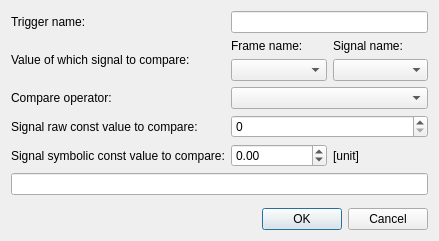
<?xml version="1.0" encoding="UTF-8"?>
<ui version="4.0">
 <class>TriggerDialog</class>
 <widget class="QDialog" name="TriggerDialog">
  <property name="geometry">
   <rect>
    <x>0</x>
    <y>0</y>
    <width>439</width>
    <height>241</height>
   </rect>
  </property>
  <property name="minimumSize">
   <size>
    <width>350</width>
    <height>0</height>
   </size>
  </property>
  <property name="windowTitle">
   <string>Dialog</string>
  </property>
  <layout class="QVBoxLayout" name="verticalLayout">
   <item>
    <layout class="QGridLayout" name="gridLayout_3">
     <item row="2" column="1">
      <widget class="QComboBox" name="compareOperator_comboBox"/>
     </item>
     <item row="0" column="0">
      <widget class="QLabel" name="triggerName_label">
       <property name="text">
        <string>Trigger name:</string>
       </property>
      </widget>
     </item>
     <item row="3" column="1">
      <widget class="QSpinBox" name="rawConstValue_spinBox">
       <property name="showGroupSeparator" stdset="0">
        <bool>true</bool>
       </property>
       <property name="maximum">
        <number>2147483647</number>
       </property>
       <property name="value">
        <number>0</number>
       </property>
      </widget>
     </item>
     <item row="0" column="1">
      <widget class="QLineEdit" name="triggerName_lineEdit"/>
     </item>
     <item row="4" column="0">
      <widget class="QLabel" name="signalSymbolicValue_label">
       <property name="text">
        <string>Signal symbolic const value to compare:</string>
       </property>
      </widget>
     </item>
     <item row="2" column="0">
      <widget class="QLabel" name="compareOperator_label">
       <property name="text">
        <string>Compare operator:</string>
       </property>
      </widget>
     </item>
     <item row="1" column="0">
      <widget class="QLabel" name="signal_label">
       <property name="text">
        <string>Value of which signal to compare:</string>
       </property>
      </widget>
     </item>
     <item row="1" column="1">
      <layout class="QGridLayout" name="gridLayout">
       <item row="0" column="1">
        <widget class="QLabel" name="frame_label_3">
         <property name="text">
          <string>Signal name:</string>
         </property>
        </widget>
       </item>
       <item row="0" column="0">
        <widget class="QLabel" name="frame_label">
         <property name="text">
          <string>Frame name:</string>
         </property>
        </widget>
       </item>
       <item row="1" column="1">
        <widget class="QComboBox" name="signal_comboBox"/>
       </item>
       <item row="1" column="0">
        <widget class="QComboBox" name="frame_comboBox"/>
       </item>
      </layout>
     </item>
     <item row="4" column="1">
      <layout class="QHBoxLayout" name="horizontalLayout">
       <item>
        <widget class="QDoubleSpinBox" name="symbolicConstValue_doubleSpinBox">
         <property name="showGroupSeparator" stdset="0">
          <bool>true</bool>
         </property>
         <property name="suffix">
          <string/>
         </property>
         <property name="minimum">
          <double>-18446744073709551616.000000000000000</double>
         </property>
         <property name="maximum">
          <double>18446744073709551616.000000000000000</double>
         </property>
         <property name="singleStep">
          <double>0.100000000000000</double>
         </property>
        </widget>
       </item>
       <item>
        <widget class="QLabel" name="unit_label">
         <property name="text">
          <string>[unit]</string>
         </property>
        </widget>
       </item>
      </layout>
     </item>
     <item row="3" column="0">
      <widget class="QLabel" name="signalRawValue_label">
       <property name="text">
        <string>Signal raw const value to compare:</string>
       </property>
      </widget>
     </item>
    </layout>
   </item>
   <item>
    <widget class="QLineEdit" name="formulaRender_lineEdit">
     <property name="readOnly">
      <bool>true</bool>
     </property>
    </widget>
   </item>
   <item>
    <spacer name="verticalSpacer">
     <property name="orientation">
      <enum>Qt::Vertical</enum>
     </property>
     <property name="sizeHint" stdset="0">
      <size>
       <width>20</width>
       <height>79</height>
      </size>
     </property>
    </spacer>
   </item>
   <item>
    <widget class="QDialogButtonBox" name="buttonBox">
     <property name="orientation">
      <enum>Qt::Horizontal</enum>
     </property>
     <property name="standardButtons">
      <set>QDialogButtonBox::Cancel|QDialogButtonBox::Ok</set>
     </property>
    </widget>
   </item>
  </layout>
 </widget>
 <tabstops>
  <tabstop>triggerName_lineEdit</tabstop>
  <tabstop>compareOperator_comboBox</tabstop>
  <tabstop>rawConstValue_spinBox</tabstop>
  <tabstop>symbolicConstValue_doubleSpinBox</tabstop>
  <tabstop>formulaRender_lineEdit</tabstop>
 </tabstops>
 <resources/>
 <connections>
  <connection>
   <sender>buttonBox</sender>
   <signal>accepted()</signal>
   <receiver>TriggerDialog</receiver>
   <slot>accept()</slot>
   <hints>
    <hint type="sourcelabel">
     <x>257</x>
     <y>286</y>
    </hint>
    <hint type="destinationlabel">
     <x>157</x>
     <y>274</y>
    </hint>
   </hints>
  </connection>
  <connection>
   <sender>buttonBox</sender>
   <signal>rejected()</signal>
   <receiver>TriggerDialog</receiver>
   <slot>reject()</slot>
   <hints>
    <hint type="sourcelabel">
     <x>325</x>
     <y>286</y>
    </hint>
    <hint type="destinationlabel">
     <x>286</x>
     <y>274</y>
    </hint>
   </hints>
  </connection>
 </connections>
</ui>
